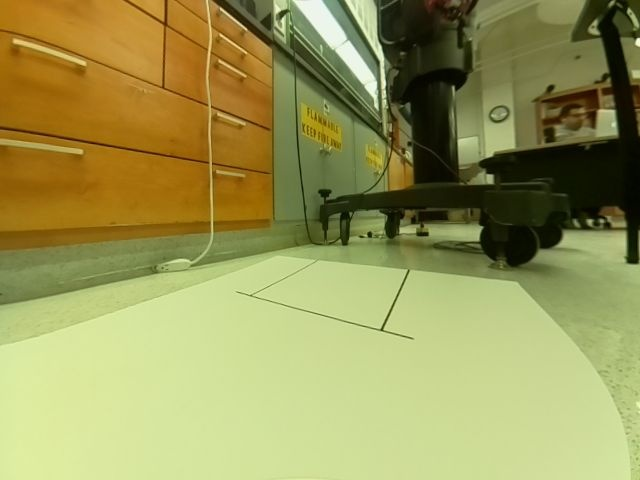
#> input picture src/parking_test_image/parking_test_05.jpg, 640 x 480 px
$ jupyter execute --allow-errors lanedetection_test.ipynb   (shell and % lines are left out)
#> lines starting #> are read from the running program, lines starting #| are printed output that depends on the picture; after the words box and inside, x2 and y2 are one past the last pixel; in counts of white or black regions, pixels touching at a corner belong together
[cell 1]
import matplotlib.pyplot as plt
import matplotlib.image as mpimg
import numpy as np
import cv2
import math
from __future__ import division
import copy
# reading in an image

image = mpimg.imread('parking_test_05.jpg')
#> image is the input picture: shape (480, 640, 3); mean R, G, B 153.4, 151.7, 87.8

# printing out some stats and plotting the image

print('This image is:', type(image), 'with dimensions:', image.shape)
#| This image is: <class 'numpy.ndarray'> with dimensions: (480, 640, 3)
plt.imshow(image)
plt.show()

[cell 2]
'''
add_contrast = copy.copy(image[:,:,1:3])
add_contrast = add_contrast*2
add_con_image = copy.copy(image)
add_con_image[:,:,1:3] = add_contrast

plt.imshow(add_con_image)
plt.show()
image = add_con_image
'''
find_cor = cv2.imread('parking_test_04.jpg')
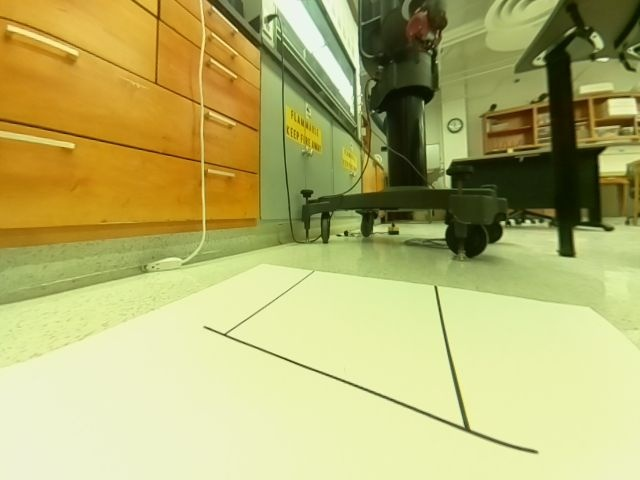
#> input picture src/parking_test_image/parking_test_04.jpg, 640 x 480 px
#> find_cor is the input picture: shape (480, 640, 3); mean B, G, R 109.5, 177.3, 181.3
cv2.imshow('find_coord',find_cor)
#cv2.waitKey(18000)
cv2.destroyAllWindows()

[cell 3]
def region_of_interest(img, vertices):
    mask = np.zeros_like(img)

    match_mask_color = 255 # This line altered for grayscale.

    cv2.fillPoly(mask, vertices, match_mask_color)
    masked_image = cv2.bitwise_and(img, mask)
    return masked_image


height = image.shape[0]
#> height = 480
width = image.shape[1]
#> width = 640

region_of_interest_vertices = [
    (0, height),
    #(0, 350),
    (200,300),
    (270,250),
    (550,300),
    (width,height),
    #(width,280),
    #(width, 170),
    #(width, height),
]

hsv = cv2.cvtColor(image, cv2.COLOR_RGB2HSV)
#> hsv: shape (480, 640, 3); mean H, S, V 32.3, 133.2, 162.4
lower_yellow = np.array([35,50,150])
upper_yellow = np.array([40,250,250])
mask = cv2.inRange(hsv, lower_yellow, upper_yellow)
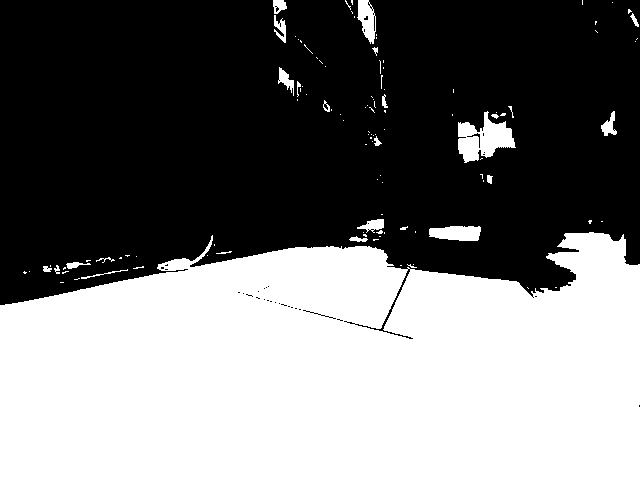
#> mask: shape (480, 640); 45.7% white; 113 white regions (88 under 20 px), largest, box (x1, y1, x2, y2) and area: (0, 232, 640, 480) 135537, (458, 111, 516, 163) 1629, (429, 226, 481, 241) 652


plt.figure()
plt.imshow(mask)
plt.show()

res = cv2.bitwise_and(image,image,mask=mask)
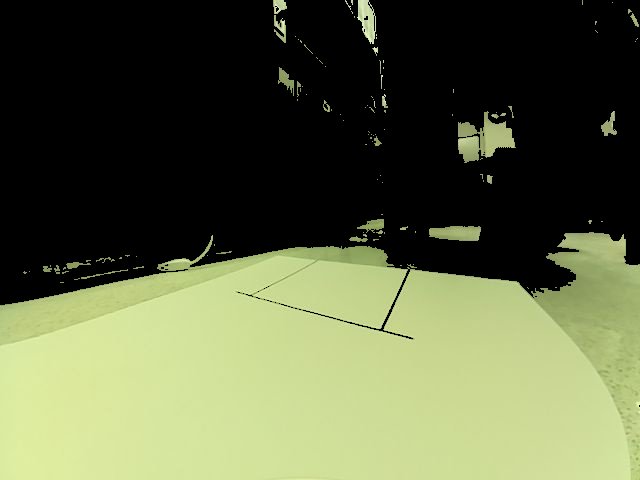
#> res: shape (480, 640, 3); mean R, G, B 91.3, 98.2, 66.2

cannyed_image = cv2.Canny(res, 20, 35)
#> cannyed_image: shape (480, 640); 2.6% white in thin lines or dots

# Moved the cropping operation to the end of the pipeline.
cropped_image = region_of_interest(
    cannyed_image,
    np.array([region_of_interest_vertices], np.int32)
)
#> in region_of_interest, `cv2.fillPoly(mask, vertices, match_mask_color)`: mask: shape (480, 640); 31.9% white; 1 white region, box (x1, y1, x2, y2) and area: (1, 250, 640, 480) 97865
#> in region_of_interest, `masked_image = cv2.bitwise_and(img, mask)`:
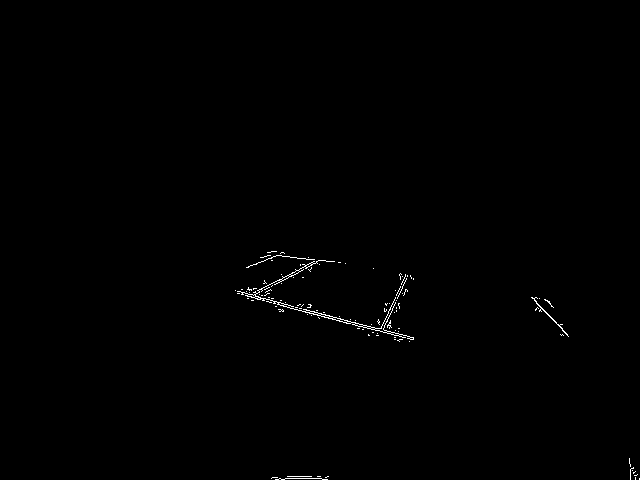
#> masked_image: shape (480, 640); 0.39% white in thin lines or dots, all inside (x1, y1, x2, y2) = (235, 251, 640, 480)

plt.figure()
plt.imshow(cropped_image)

plt.show()

[cell 4]
lines = cv2.HoughLinesP(
    cropped_image,
    rho=6,
    theta=np.pi / 100,
    threshold=80,
    lines=np.array([]),
    minLineLength=32,
    maxLineGap=10
)
#> lines = [[235, 290, 310, 311], [370, 326, 412, 339], [297, 305, 347, 323], [261, 288, 298, 270], [257, 299, 413, 339], [384, 327, 407, 275], [281, 255, 318, 260], [249, 296, 293, 275], [297, 307, 413, 337], [275, 479, 326, 477], [282, 276, 320, 260]]
print('hough lines detected, lines number:',lines.shape[0])
#| hough lines detected, lines number: 11

[cell 5]
def draw_lines(img, lines, color=[255, 0, 0], thickness=2):
    # If there are no lines to draw, exit.
#> called with lines = array of shape (11, 1, 4), thickness = 2
    if lines is None:
        return

    # Make a copy of the original image.
    img = np.copy(img)

    # Create a blank image that matches the original in size.
    line_img = np.zeros(
        (
            img.shape[0],
            img.shape[1],
            3
        ),
        dtype=np.uint8,
    )

    # Loop over all lines and draw them on the blank image.
    for line in lines:
        for x1, y1, x2, y2 in line:
            cv2.line(line_img, (x1, y1), (x2, y2), color, thickness)
#> this loop made 11 passes

    # Merge the image with the lines onto the original.
    img = cv2.addWeighted(img, 0.8, line_img, 1.0, 0.0)

    return img

line_image = draw_lines(image, lines) # <---- Add this call.

plt.figure()
plt.imshow(line_image)

plt.show()
lines
#> Out has the same summary as lines

[cell 6]
lines.shape
slope_list = list()
dev_list = list()
for line in lines:
    if (line[0][2]-line[0][0]) != 0:  # eliminate the lines with y1 = y2
        slope = (line[0][3]-line[0][1])/(line[0][2]-line[0][0])
        dev = line[0][1]-slope*line[0][0]
        slope_list.append(slope)
        dev_list.append(dev)
#> this loop made 11 passes
#> (line, slope, dev) on passes 1 to 11: ([[235, 290, 310, 311]], 0.28, 224.2), ([[370, 326, 412, 339]], 0.31, 211.5), ([[297, 305, 347, 323]], 0.36, 198.1), ([[261, 288, 298, 270]], -0.486, 415), ([[257, 299, 413, 339]], 0.256, 233.1), ([[384, 327, 407, 275]], -2.26, 1195.2), ([[281, 255, 318, 260]], 0.135, 217), ([[249, 296, 293, 275]], -0.477, 414.8), ([[297, 307, 413, 337]], 0.259, 230.2), ([[275, 479, 326, 477]], -0.0392, 489.8), ([[282, 276, 320, 260]], -0.421, 394.7)
#> after the loop, dev_list = [224.2, 211.5, 198.1, 415, 233.1, 1195.2, 217, 414.8, 230.2, 489.8, 394.7]; slope_list = [0.28, 0.31, 0.36, -0.486, 0.256, -2.26, 0.135, -0.477, 0.259, -0.0392, -0.421]

plt.figure()
plt.scatter(slope_list,dev_list)
plt.show()
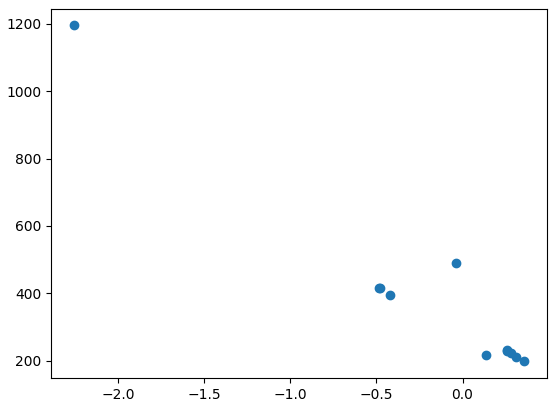
#> figure drawn by matplotlib, 1 panel
lines.shape
#> Out = (11, 1, 4)

[cell 7]
from scipy.cluster.hierarchy import dendrogram, linkage
# some setting for this notebook to actually show the graphs inline
# you probably won't need this
np.set_printoptions(precision=5, suppress=True)  # suppress scientific float notation

[cell 8]
# combine slope and deviation in one list
lines_array = np.column_stack((slope_list, dev_list))
#> lines_array = [[0.28, 224.2], [0.31, 211.5], [0.36, 198.1], [-0.486, 415], [0.256, 233.1], [-2.26, 1195.2], [0.135, 217], [-0.477, 414.8], [0.259, 230.2], [-0.0392, 489.8], [-0.421, 394.7]]


# filter can also be developed, like use (rou,theta) as data
lines_array_filted = copy.copy(lines_array)
#> lines_array_filted has the same summary as lines_array
def lines_array_filter(lines):
    for i in range(lines.shape[0]):

        if np.absolute(lines[i][0]) > 4:

            lines[i][0] = lines[i][0]/lines[i][0] * 4
            lines[i][1] = lines[i][1]/lines[i][1] * 1200
#> after the loop, lines has the same summary as lines_array outside lines_array_filter


lines_array_filter(lines_array_filted)


Z = linkage(lines_array_filted, 'ward')
#> Z = [[3, 7, 0.132, 2], [4, 8, 2.91, 2], [1, 6, 5.55, 2], [0, 12, 8.6, 3], [2, 13, 18.67, 3], [10, 11, 23.29, 3], [14, 15, 35.17, 6], [9, 16, 99.94, 4], [17, 18, 459.1, 10], [5, 19, 1203.2, 11]]

[cell 9]
# a integreted function to use dendrogram_hierarchy clusters

# Note_here can write a loop to increase max_d until get 3 valid lines

from scipy.cluster.hierarchy import fcluster
max_d = image.shape[0]*0.3
#> max_d = 144
clusters = fcluster(Z, max_d, criterion='distance')
#> clusters = [1, 1, 1, 2, 1, 3, 1, 2, 1, 2, 2]
cluster_number = np.unique(clusters).shape[0]
#> cluster_number = 3

# define a function to calculate the ave k and b for each line
def lines_para_ave(clst_num, clsts):
#> called with clst_num = 3, clsts = array of shape (11,)
    lineslope_array_cluster = np.zeros((clst_num, 1))
#> lineslope_array_cluster = [0, 0, 0]
    slope_ave = np.zeros((cluster_number, 1))
#> slope_ave = [0, 0, 0]
    linedev_array_cluster = np.zeros((clst_num, 1))
#> linedev_array_cluster = [0, 0, 0]
    dev_ave = np.zeros((cluster_number, 1))


    for i in range (clst_num):
        count = 0
        for j in range (clsts.shape[0]):
            if clsts[j] == (i+1):
                count += 1
                lineslope_array_cluster[i][0] += lines_array[j][0]
                linedev_array_cluster[i][0] += lines_array[j][1]
        slope_ave[i][0] = lineslope_array_cluster[i][0]/count
        dev_ave[i][0] = linedev_array_cluster[i][0]/count
#> after the loop, dev_ave = [219, 428.6, 1195.2]; linedev_array_cluster = [1314.1, 1714.3, 1195.2]; lineslope_array_cluster = [1.6, -1.42, -2.26]; slope_ave = [0.267, -0.356, -2.26]
    return slope_ave, dev_ave

slope_ave, dev_ave = lines_para_ave(cluster_number,clusters)
#> slope_ave = [0.267, -0.356, -2.26]; dev_ave = [219, 428.6, 1195.2]

# a function to draw new lines given the lines_para_ave
def draw_new_lines(k_ave, b_ave):
    new_lines = np.zeros((k_ave.shape[0],1,4))
    for i in range(b_ave.shape[0]):

        new_y2 = k_ave[i][0]*width + dev_ave[i][0]
        new_y2 = int(new_y2)
        b_ave[i][0] = int(b_ave[i][0])
        new_y1 = b_ave[i][0]
        temp_lines = np.zeros((1,4))
        temp_lines[0] = [0, new_y1, width, new_y2]
        new_lines[i] = temp_lines
#> this loop made 3 passes
#> (new_y2, new_y1) on passes 1 to 3: (389, 219), (200, 428), (-251, 1195)
#> after the loop, b_ave = [219, 428, 1195]; new_lines = [[0, 219, 640, 389], [0, 428, 640, 200], [0, 1195, 640, -251]]

    new_lines = new_lines.astype(int)
    new_lines_img = draw_lines(image, new_lines, color=[255, 0, 0], thickness=3)
#> call 2 of draw_lines, with lines = array of shape (3, 1, 4), thickness = 3
#> the loop in draw_lines (call 2), `for line in lines:` made 3 passes
#> after the loop in draw_lines (call 2), `for line in lines:`:
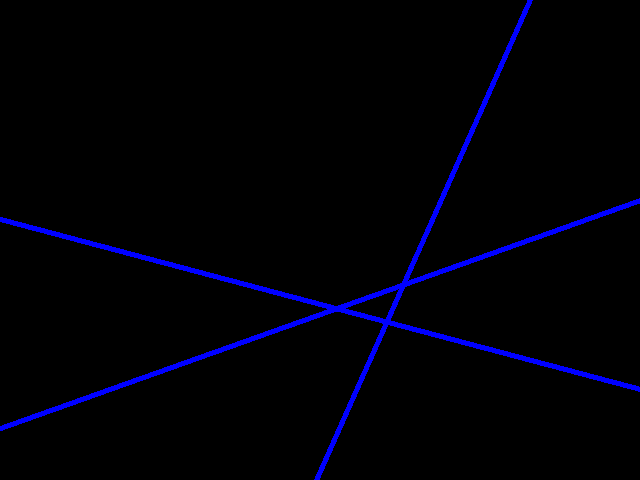
#> line_img: shape (480, 640, 3); mean of channels 0, 1, 2 7.8, 0, 0; drawn as B, G, R
#> in draw_lines (call 2), `img = cv2.addWeighted(img, 0.8, line_img, 1.0, 0.0)`:
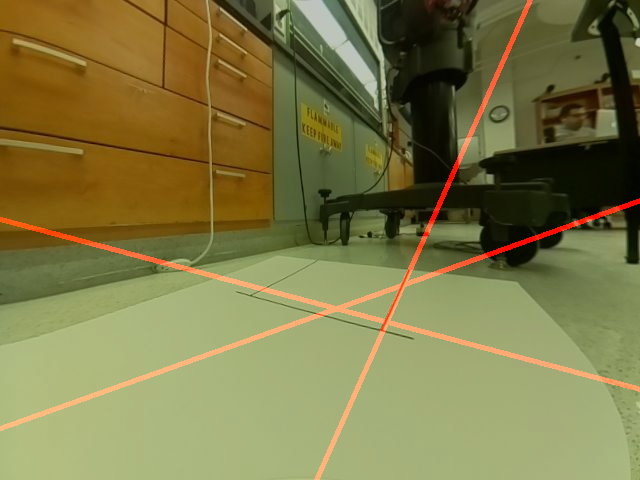
#> img: shape (480, 640, 3); mean R, G, B 126.6, 121.4, 70.2
    plt.figure()
    plt.imshow(new_lines_img)
    plt.show()
    return new_lines

new_lines = draw_new_lines(slope_ave, dev_ave)
print('The number of cluster is:', cluster_number)
#| The number of cluster is: 3

[cell 10]
intersect_pts = list()
for i in range(new_lines.shape[0]):
    for j in range(i+1, new_lines.shape[0]):

        k1 = (new_lines[i][0][3] - new_lines[i][0][1])/(new_lines[i][0][2]-new_lines[i][0][0])

        k2 = (new_lines[j][0][3] - new_lines[j][0][1])/(new_lines[j][0][2]-new_lines[j][0][0])

        x = - (new_lines[j][0][1]-new_lines[i][0][1])/(k2-k1)
        y = k1*x + new_lines[i][0][1]

        temp = [x, y]

        intersect_pts.append(temp)
#> after the loop, intersect_pts = [[336.1, 308.3], [386.5, 321.7], [403, 284.4]]
intersect_pts = np.array(intersect_pts)
intersect_pts = intersect_pts.astype(int)
#> intersect_pts = [[336, 308], [386, 321], [403, 284]]

# eliminate those invalid pts
def refine_intersect(intersect):
    refine = intersect
#> refine = [[336, 308], [386, 321], [403, 284]]
    for i in range(intersect.shape[0]):
        x = intersect[i][0]
        y = intersect[i][1]

        if (x<=0 or x>=600 or y<=228 or y>=480):
            refine = np.delete(intersect,i,0)
#> this loop made 3 passes
    return refine

intersect_pts = refine_intersect(intersect_pts)


from matplotlib.patches import Circle
fig,ax = plt.subplots(1)
ax.set_aspect('equal')

# Show the image
ax.imshow(image)


for x,y in intersect_pts:
    circ = Circle((x,y),5,color='r')
    ax.add_patch(circ)

plt.show()
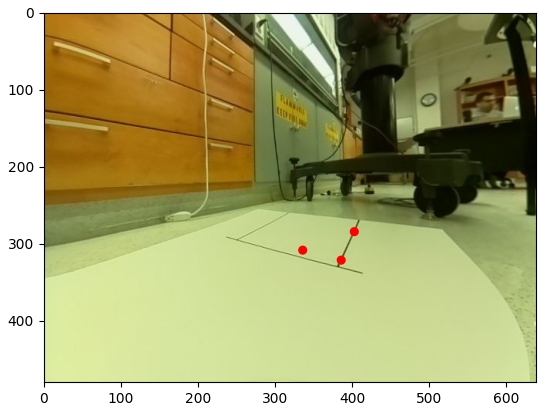
#> figure drawn by matplotlib, 1 panel

[cell 11]
# calculate the mid_point pixel location

def get_midpoint(intersect):
    mid_x = np.sum(intersect[:,0])/intersect.shape[0]
#> mid_x = 375
    mid_y = np.sum(intersect[:,1])/intersect.shape[0]
#> mid_y = 304.3
    return mid_x,mid_y


mid_x, mid_y = get_midpoint(intersect_pts)
#> mid_x = 375; mid_y = 304.3
fig,ax = plt.subplots(1)
ax.set_aspect('equal')

# Show the image
ax.imshow(image)


circ_mid = Circle((mid_x,mid_y),5,color='r')
ax.add_patch(circ_mid)

plt.show()
print('the pixel coordinate is : (%5.1f, %5.1f)'%(mid_x,mid_y))
#| the pixel coordinate is : (375.0, 304.3)

[cell 12]
line_array_cluster = np.zeros((2*cluster_number, clusters.shape[0]))
line_array_cluster.shape

[cell 13]
from scipy.cluster.hierarchy import cophenet
from scipy.spatial.distance import pdist

c, coph_dists = cophenet(Z, pdist(lines_array))
#> c = 0.964; coph_dists = 55 values, max 1203.2 at index 4, min 0.132 at index 30, mean 432.3
c
#> Out = 0.964

[cell 14]
# calculate full dendrogram
plt.figure(figsize=(25, 10))
plt.title('Hierarchical Clustering Dendrogram')
plt.xlabel('sample index')
plt.ylabel('distance')
dendrogram(
    Z,
    leaf_rotation=90.,  # rotates the x axis labels
    leaf_font_size=8.,  # font size for the x axis labels
)
plt.show()
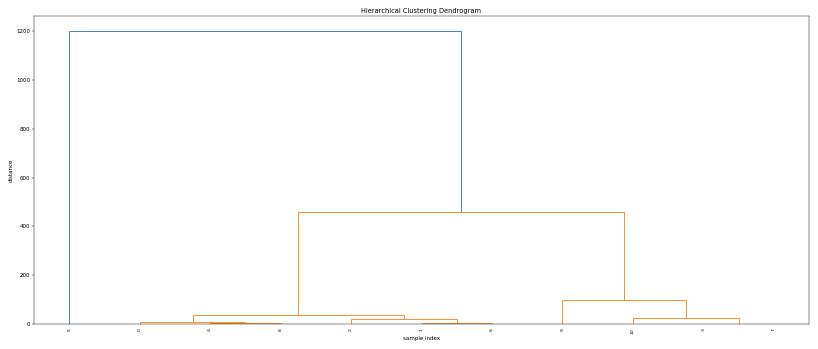
#> figure drawn by matplotlib, 1 panel

[cell 15]
def fancy_dendrogram(*args, **kwargs):
    max_d = kwargs.pop('max_d', None)
    if max_d and 'color_threshold' not in kwargs:
        kwargs['color_threshold'] = max_d
    annotate_above = kwargs.pop('annotate_above', 0)

    ddata = dendrogram(*args, **kwargs)

    if not kwargs.get('no_plot', False):
        plt.title('Hierarchical Clustering Dendrogram (truncated)')
        plt.xlabel('sample index or (cluster size)')
        plt.ylabel('distance')
        for i, d, c in zip(ddata['icoord'], ddata['dcoord'], ddata['color_list']):
            x = 0.5 * sum(i[1:3])
            y = d[1]
            if y > annotate_above:
                plt.plot(x, y, 'o', c=c)
                plt.annotate("%.3g" % y, (x, y), xytext=(0, -5),
                             textcoords='offset points',
                             va='top', ha='center')
        if max_d:
            plt.axhline(y=max_d, c='k')
    return ddata

[cell 16]
# define max_distance
max_d = 420

fancy_dendrogram(
    Z,
    truncate_mode='lastp',
    #p=12,
    leaf_rotation=90.,
    leaf_font_size=12.,
    show_contracted=True,
    annotate_above=10,
    max_d=max_d,  # plot a horizontal cut-off line
)
plt.show()
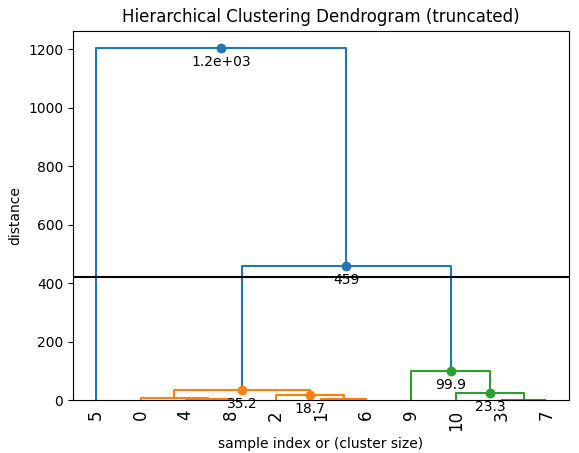
#> figure drawn by matplotlib, 1 panel

[cell 17]
from scipy.cluster.hierarchy import fcluster
max_d = 420
clusters = fcluster(Z, max_d, criterion='distance')
clusters
#> Out = [1, 1, 1, 2, 1, 3, 1, 2, 1, 2, 2]

[cell 18]
left_line_x = []
left_line_y = []
right_line_x = []
right_line_y = []

for line in lines:
    for x1, y1, x2, y2 in line:

        slope = (y2 - y1) / (x2 - x1) # <-- Calculating the slope.
        print(slope)
        if math.fabs(slope) < 0.5:
            #print(math.fabs(slope))
            continue
        if slope <= 0: # <-- If the slope is negative, left group.
            left_line_x.extend([x1, x2])
            left_line_y.extend([y1, y2])
        else: # <-- Otherwise, right group.
            right_line_x.extend([x1, x2])
            right_line_y.extend([y1, y2])
#> after the loop, left_line_x = [384, 407]; left_line_y = [327, 275]; right_line_x = []; right_line_y = []

min_y = int(image.shape[0] * (2 / 5)) # <-- Just below the horizon
max_y = image.shape[0] # <-- The bottom of the image

poly_left = np.poly1d(np.polyfit(
    left_line_y,
    left_line_x,
    deg=1
))

left_x_start = int(poly_left(max_y))
#> left_x_start = 316
left_x_end = int(poly_left(min_y))
#> left_x_end = 443

#> (the rest of this cell did not finish here and is left out)
